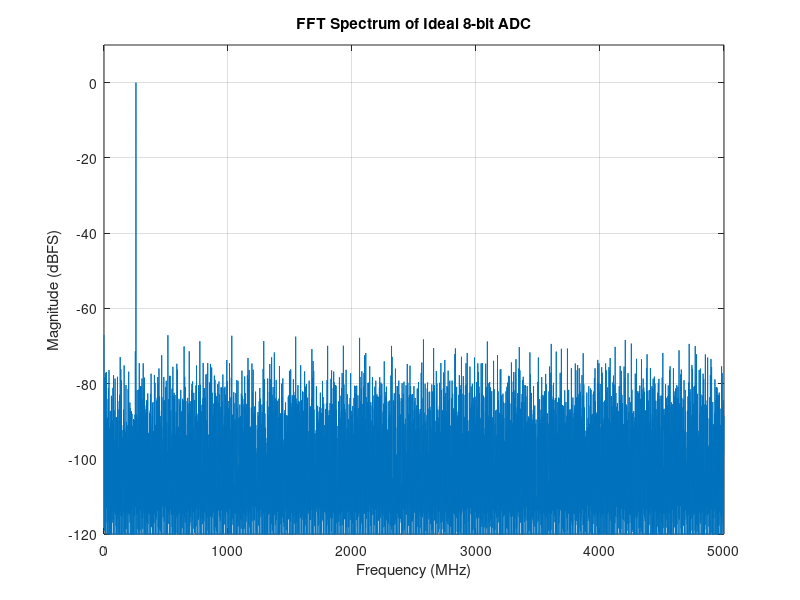
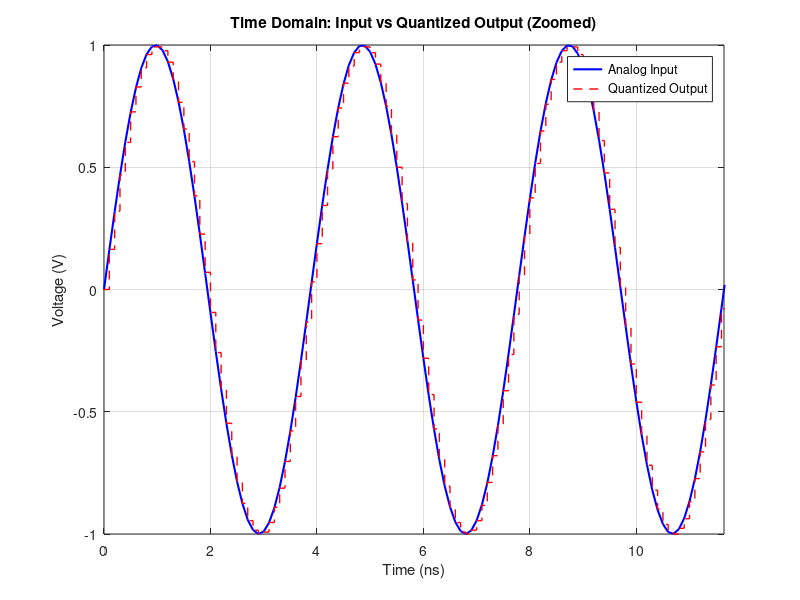

Write MATLAB code to recreate these figures, in order.
% Assignment 1 - 8-bit ADC Characterizatiom
clear;
clc;
close all;

% 1. Parameters
Fs = 10e9;              % Sampling Rate: 10 GS/s [cite: 785]
Nbits = 8;              % Resolution: 8-bit [cite: 785]
Nfft = 8192;            % FFT points [cite: 786]
Vfs = 2;                % Full Scale Voltage Range (e.g., -1V to +1V)

% 2. Generate Input Sequence (Coherent Sampling)
% Prime number of cycles (M) to ensure coherent sampling

M = 211;                % Prime number
Fin = (Fs*M / Nfft);  % Coherent Input Frequency

t = (0:Nfft-1) / Fs;    % Time vector

% Generate ideal input signal (using full scale range)
Ain = Vfs / 2;          % Amplitude (half of full scale)
vin = Ain * sin(2*pi*Fin*t);

% 3. Quantization
% Calculate LSB size
LSB = Vfs / 2^Nbits;

% Quantize the signal
% 1. Scale to LSBs
% 2. Round to nearest integer (quantization)
% 3. Saturate to min/max codes (clipping protection)
vin_codes = round(vin / LSB);
max_code = 2^(Nbits-1) - 1;
min_code = -2^(Nbits-1);
vin_codes(vin_codes > max_code) = max_code;
vin_codes(vin_codes < min_code) = min_code;

% Convert back to voltage for analysis
vout = vin_codes * LSB;

% 4. FFT
spec = fft(vout);
% One-sided PSD in dB
spec = spec(1:Nfft/2);                 % Keep positive frequencies
mag = abs(spec);                       % Magnitude
mag = mag / max(mag);                  % Normalize to Carrier (Fundamental)
mag_db = 20*log10(mag + 1e-12);        % Convert to dB (add small offset to avoid log(0))

freq = linspace(0, Fs/2, Nfft/2);      % Frequency Vector

% 5. Metric Calculation (SNR, SFDR, SINAD, ENOB)

% A. Find Signal Bin
[val, idx_fund] = max(mag); % Index of fundamental frequency

% B. Calculate Power of Signal and Noise+Distortion
% Since we normalized to the carrier, Signal Power = 1 (0 dB)
P_signal = sum(mag(idx_fund-2:idx_fund+2).^2); % Sum power around fundamental (leakage margin)
P_total = sum(mag.^2);                         % Total Power
P_noise_distortion = P_total - P_signal;       % Everything else is noise/distortion

% Calculate SINAD 
SINAD = 10*log10(P_signal / P_noise_distortion);

% C. Calculate ENOB 
ENOB = (SINAD - 1.76) / 6.02;

% D. Calculate SFDR 
% Remove fundamental region to find the next highest spur
mag_no_signal = mag;
mag_no_signal(max(1, idx_fund-5):min(length(mag), idx_fund+5)) = 0; 
[val_spur, idx_spur] = max(mag_no_signal);
SFDR = -20*log10(val_spur); % Since signal is normalized to 0dB

% E. Calculate SNR (Exclude Harmonics) 
% Identify aliased harmonic locations: | +/- K*Fs +/- n*Fa |
harmonic_indices = [];
for n = 2:10 % Check first 9 harmonics
    f_harm = mod(n * Fin, Fs);
    if f_harm > Fs/2
        f_harm = Fs - f_harm;
    end
    % Find bin index for this frequency
    [~, idx_h] = min(abs(freq - f_harm));
    harmonic_indices = [harmonic_indices, idx_h];
end

% Remove power at harmonic bins from the Noise+Distortion power
P_harmonics = 0;
for k = 1:length(harmonic_indices)
    idx = harmonic_indices(k);
    % Sum power in the harmonic bin and neighbors
    range = max(1, idx-2):min(length(mag), idx+2);
    P_harmonics = P_harmonics + sum(mag(range).^2);
end

P_noise_only = P_noise_distortion - P_harmonics;
SNR = 10*log10(P_signal / P_noise_only);

%% 6. Display Results and Plots
fprintf('---------------------------------\n');
fprintf('Analysis Results (Ideal 8-bit ADC)\n');
fprintf('---------------------------------\n');
fprintf('SINAD : %.2f dB\n', SINAD);
fprintf('ENOB  : %.2f bits\n', ENOB);
fprintf('SNR   : %.2f dB\n', SNR);
fprintf('SFDR  : %.2f dBc\n', SFDR);

figure;
plot(freq/1e6, mag_db);
grid on;
title('FFT Spectrum of Ideal 8-bit ADC');
xlabel('Frequency (MHz)');
ylabel('Magnitude (dBFS)');
ylim([-120 10]);


% 7. Plot Input vs Quantized Waveform (Time Domain)
figure;
% Plot the Ideal Analog Input
plot(t*1e9, vin, 'b', 'LineWidth', 1.5, 'DisplayName', 'Analog Input'); 
hold on;

% Plot the Quantized Output using 'stairs' to emphasize the discrete levels
stairs(t*1e9, vout, 'r--', 'LineWidth', 1, 'DisplayName', 'Quantized Output');

hold off;
grid on;
legend('show');
xlabel('Time (ns)');
ylabel('Voltage (V)');
title('Time Domain: Input vs Quantized Output (Zoomed)');

% CRITICAL: Zoom in to show only the first 3 cycles so you can see the steps
% Calculate the period of the input sine wave
T_period = 1/Fin; 
% Limit the X-axis to 3 periods (converted to nanoseconds)
xlim([0, 3*T_period*1e9]);